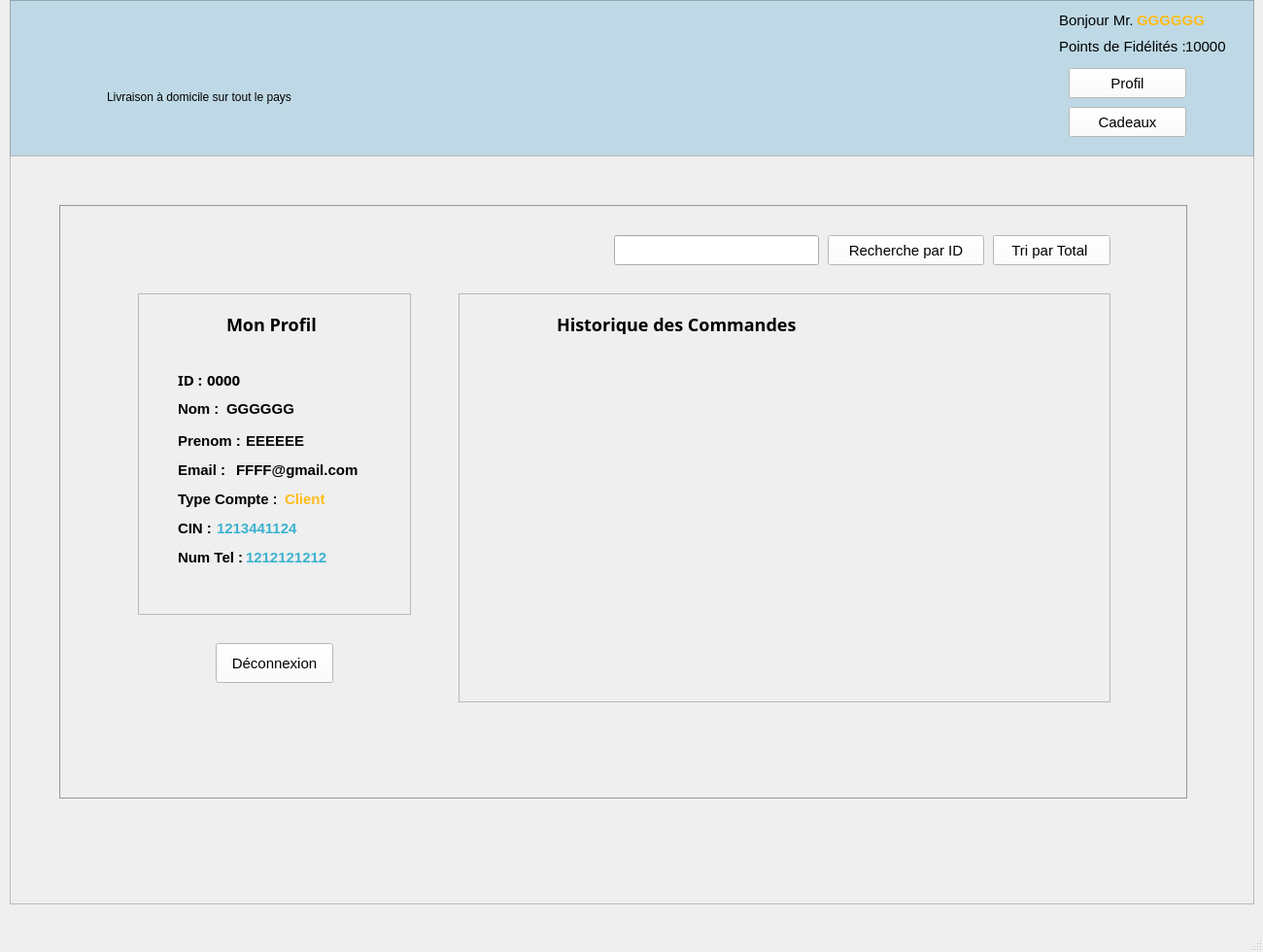
<?xml version="1.0" encoding="UTF-8"?>
<ui version="4.0">
 <class>client</class>
 <widget class="QMainWindow" name="client">
  <property name="geometry">
   <rect>
    <x>0</x>
    <y>0</y>
    <width>1300</width>
    <height>980</height>
   </rect>
  </property>
  <property name="windowTitle">
   <string>MainWindow</string>
  </property>
  <property name="styleSheet">
   <string notr="true">*{
font-family: 'Montserrat', sans-serif !important;  
font-size : 15px ;
}

#frame {
background: #BED9E5 ; 
}

#navbar_livraison {

font-size : 12px ; 
}

QPushButton {
background : #FFFFFF ; 
box-shadow:  0  0 30px white ;
transition: all 0.4s ;
}

QPushButton:hover {
background : #45A4CD ; 
}

#navbar_login {
background : #358612  ; 
color: white   ; 
}
#navbar_login:hover{
background : #A8D5B1   ; 
color: black   ; 
}
#navbar_signup {
background : #2B5F14  !important ; 
color: white !important ; 
}
#navbar_signup:hover {
background : #A8D5B1   ; 
color: black   ; 
}

#label_email{
font-size : 17px ; 
}
#label_password{
font-size : 17px ; 
}
#groupBox{
font-size : 19px ; 
color : #377DAC ; 
font-weight : bold ; 
}</string>
  </property>
  <widget class="QWidget" name="centralwidget">
   <widget class="QFrame" name="frame">
    <property name="geometry">
     <rect>
      <x>10</x>
      <y>0</y>
      <width>1281</width>
      <height>161</height>
     </rect>
    </property>
    <property name="frameShape">
     <enum>QFrame::StyledPanel</enum>
    </property>
    <property name="frameShadow">
     <enum>QFrame::Raised</enum>
    </property>
    <widget class="QLabel" name="logopic1">
     <property name="geometry">
      <rect>
       <x>10</x>
       <y>0</y>
       <width>311</width>
       <height>111</height>
      </rect>
     </property>
     <property name="text">
      <string/>
     </property>
    </widget>
    <widget class="QLabel" name="navbar_livraison">
     <property name="geometry">
      <rect>
       <x>100</x>
       <y>90</y>
       <width>241</width>
       <height>20</height>
      </rect>
     </property>
     <property name="text">
      <string>Livraison à domicile sur tout le pays</string>
     </property>
    </widget>
    <widget class="QPushButton" name="navbar_Accueil">
     <property name="geometry">
      <rect>
       <x>1090</x>
       <y>110</y>
       <width>121</width>
       <height>31</height>
      </rect>
     </property>
     <property name="text">
      <string>Cadeaux</string>
     </property>
    </widget>
    <widget class="QLabel" name="navbar_card">
     <property name="geometry">
      <rect>
       <x>1000</x>
       <y>10</y>
       <width>71</width>
       <height>51</height>
      </rect>
     </property>
     <property name="text">
      <string/>
     </property>
    </widget>
    <widget class="QLabel" name="label">
     <property name="geometry">
      <rect>
       <x>1080</x>
       <y>10</y>
       <width>81</width>
       <height>21</height>
      </rect>
     </property>
     <property name="text">
      <string>Bonjour Mr.</string>
     </property>
    </widget>
    <widget class="QLabel" name="nom_agent">
     <property name="geometry">
      <rect>
       <x>1160</x>
       <y>10</y>
       <width>81</width>
       <height>21</height>
      </rect>
     </property>
     <property name="styleSheet">
      <string notr="true">#nom_agent {
color : #FFBC1C ; 
font-weight : bold ; 

}</string>
     </property>
     <property name="text">
      <string>GGGGGG</string>
     </property>
    </widget>
    <widget class="QPushButton" name="navbar_Sant_2">
     <property name="geometry">
      <rect>
       <x>1090</x>
       <y>70</y>
       <width>121</width>
       <height>31</height>
      </rect>
     </property>
     <property name="text">
      <string>Profil</string>
     </property>
    </widget>
    <widget class="QLabel" name="label_3">
     <property name="geometry">
      <rect>
       <x>1080</x>
       <y>40</y>
       <width>141</width>
       <height>16</height>
      </rect>
     </property>
     <property name="text">
      <string>Points de Fidélités : </string>
     </property>
    </widget>
    <widget class="QLabel" name="total_panier">
     <property name="geometry">
      <rect>
       <x>1210</x>
       <y>40</y>
       <width>56</width>
       <height>16</height>
      </rect>
     </property>
     <property name="text">
      <string>10000</string>
     </property>
    </widget>
   </widget>
   <widget class="QScrollArea" name="scrollArea">
    <property name="geometry">
     <rect>
      <x>10</x>
      <y>160</y>
      <width>1281</width>
      <height>771</height>
     </rect>
    </property>
    <property name="widgetResizable">
     <bool>true</bool>
    </property>
    <widget class="QWidget" name="scrollAreaWidgetContents">
     <property name="geometry">
      <rect>
       <x>0</x>
       <y>0</y>
       <width>1279</width>
       <height>769</height>
      </rect>
     </property>
     <widget class="QStackedWidget" name="stackedWidget">
      <property name="geometry">
       <rect>
        <x>0</x>
        <y>0</y>
        <width>1281</width>
        <height>771</height>
       </rect>
      </property>
      <property name="currentIndex">
       <number>0</number>
      </property>
      <widget class="QWidget" name="client_profil">
       <widget class="QScrollArea" name="scrollArea_3">
        <property name="geometry">
         <rect>
          <x>50</x>
          <y>50</y>
          <width>1161</width>
          <height>611</height>
         </rect>
        </property>
        <property name="styleSheet">
         <string notr="true">#scrollArea_3 {
background : #C3C3C3 !important ; 
}</string>
        </property>
        <property name="widgetResizable">
         <bool>true</bool>
        </property>
        <widget class="QWidget" name="scrollAreaWidgetContents_3">
         <property name="geometry">
          <rect>
           <x>0</x>
           <y>0</y>
           <width>1159</width>
           <height>609</height>
          </rect>
         </property>
         <widget class="QScrollArea" name="scrollArea_4">
          <property name="geometry">
           <rect>
            <x>80</x>
            <y>90</y>
            <width>281</width>
            <height>331</height>
           </rect>
          </property>
          <property name="styleSheet">
           <string notr="true">QLabel{
font-size : 15px ; 
font-weight : bold ; 
}

#monprofil_agent {
font-size : 18px ; 

}
#profil_typeclient {
color : #FFBC1C ; 
}
#label_58,#label_54 {
color : #3CB2D0 ; 
}

#button_deconnecter {
background : #7BE489 ; 
}
#button_deconnecter:hover {
background : #B3E9BA ; 
}</string>
          </property>
          <property name="widgetResizable">
           <bool>true</bool>
          </property>
          <widget class="QWidget" name="scrollAreaWidgetContents_4">
           <property name="geometry">
            <rect>
             <x>0</x>
             <y>0</y>
             <width>279</width>
             <height>329</height>
            </rect>
           </property>
           <widget class="QLabel" name="label_5">
            <property name="geometry">
             <rect>
              <x>40</x>
              <y>80</y>
              <width>31</width>
              <height>16</height>
             </rect>
            </property>
            <property name="font">
             <font>
              <family>Montserrat</family>
              <pointsize>-1</pointsize>
              <weight>75</weight>
              <bold>true</bold>
             </font>
            </property>
            <property name="text">
             <string>ID : </string>
            </property>
           </widget>
           <widget class="QLabel" name="label_47">
            <property name="geometry">
             <rect>
              <x>40</x>
              <y>110</y>
              <width>51</width>
              <height>16</height>
             </rect>
            </property>
            <property name="text">
             <string>Nom : </string>
            </property>
           </widget>
           <widget class="QLabel" name="label_48">
            <property name="geometry">
             <rect>
              <x>40</x>
              <y>140</y>
              <width>71</width>
              <height>21</height>
             </rect>
            </property>
            <property name="text">
             <string>Prenom : </string>
            </property>
           </widget>
           <widget class="QLabel" name="label_49">
            <property name="geometry">
             <rect>
              <x>40</x>
              <y>170</y>
              <width>61</width>
              <height>21</height>
             </rect>
            </property>
            <property name="text">
             <string>Email : </string>
            </property>
           </widget>
           <widget class="QLabel" name="label_50">
            <property name="geometry">
             <rect>
              <x>40</x>
              <y>200</y>
              <width>101</width>
              <height>21</height>
             </rect>
            </property>
            <property name="text">
             <string>Type Compte : </string>
            </property>
           </widget>
           <widget class="QLabel" name="label_51">
            <property name="geometry">
             <rect>
              <x>40</x>
              <y>230</y>
              <width>41</width>
              <height>21</height>
             </rect>
            </property>
            <property name="text">
             <string>CIN :</string>
            </property>
           </widget>
           <widget class="QLabel" name="label_52">
            <property name="geometry">
             <rect>
              <x>40</x>
              <y>260</y>
              <width>71</width>
              <height>21</height>
             </rect>
            </property>
            <property name="text">
             <string>Num Tel :</string>
            </property>
           </widget>
           <widget class="QLabel" name="monprofil_agent">
            <property name="geometry">
             <rect>
              <x>90</x>
              <y>20</y>
              <width>111</width>
              <height>21</height>
             </rect>
            </property>
            <property name="font">
             <font>
              <family>Montserrat</family>
              <pointsize>-1</pointsize>
              <weight>75</weight>
              <bold>true</bold>
             </font>
            </property>
            <property name="text">
             <string>Mon Profil</string>
            </property>
           </widget>
           <widget class="QLabel" name="label_53">
            <property name="geometry">
             <rect>
              <x>100</x>
              <y>170</y>
              <width>131</width>
              <height>21</height>
             </rect>
            </property>
            <property name="text">
             <string>FFFF@gmail.com</string>
            </property>
           </widget>
           <widget class="QLabel" name="label_54">
            <property name="geometry">
             <rect>
              <x>110</x>
              <y>260</y>
              <width>101</width>
              <height>21</height>
             </rect>
            </property>
            <property name="text">
             <string>1212121212</string>
            </property>
           </widget>
           <widget class="QLabel" name="label_55">
            <property name="geometry">
             <rect>
              <x>90</x>
              <y>110</y>
              <width>91</width>
              <height>16</height>
             </rect>
            </property>
            <property name="text">
             <string>GGGGGG</string>
            </property>
           </widget>
           <widget class="QLabel" name="label_56">
            <property name="geometry">
             <rect>
              <x>110</x>
              <y>140</y>
              <width>71</width>
              <height>21</height>
             </rect>
            </property>
            <property name="text">
             <string>EEEEEE</string>
            </property>
           </widget>
           <widget class="QLabel" name="label_57">
            <property name="geometry">
             <rect>
              <x>70</x>
              <y>80</y>
              <width>41</width>
              <height>16</height>
             </rect>
            </property>
            <property name="font">
             <font>
              <family>Montserrat</family>
              <pointsize>-1</pointsize>
              <weight>75</weight>
              <bold>true</bold>
             </font>
            </property>
            <property name="text">
             <string>0000</string>
            </property>
           </widget>
           <widget class="QLabel" name="label_58">
            <property name="geometry">
             <rect>
              <x>80</x>
              <y>230</y>
              <width>121</width>
              <height>21</height>
             </rect>
            </property>
            <property name="text">
             <string>1213441124</string>
            </property>
           </widget>
           <widget class="QLabel" name="profil_typeclient">
            <property name="geometry">
             <rect>
              <x>150</x>
              <y>200</y>
              <width>101</width>
              <height>21</height>
             </rect>
            </property>
            <property name="text">
             <string>Client</string>
            </property>
           </widget>
          </widget>
         </widget>
         <widget class="QScrollArea" name="scrollArea_5">
          <property name="geometry">
           <rect>
            <x>410</x>
            <y>90</y>
            <width>671</width>
            <height>421</height>
           </rect>
          </property>
          <property name="styleSheet">
           <string notr="true">QLabel{
font-size : 15px ; 
font-weight : bold ; 
}

#monprofil_agent_2 {
font-size : 18px ; 

}
#profil_typeagent {
color : red ; 
}
#label_58,#label_54 {
color : #3CB2D0 ; 
}

#button_deconnecter {
background : #7BE489 ; 
}
#button_deconnecter:hover {
background : #B3E9BA ; 
}</string>
          </property>
          <property name="widgetResizable">
           <bool>true</bool>
          </property>
          <widget class="QWidget" name="scrollAreaWidgetContents_5">
           <property name="geometry">
            <rect>
             <x>0</x>
             <y>0</y>
             <width>669</width>
             <height>419</height>
            </rect>
           </property>
           <widget class="QLabel" name="monprofil_agent_2">
            <property name="geometry">
             <rect>
              <x>100</x>
              <y>20</y>
              <width>311</width>
              <height>21</height>
             </rect>
            </property>
            <property name="font">
             <font>
              <family>Montserrat</family>
              <pointsize>-1</pointsize>
              <weight>75</weight>
              <bold>true</bold>
             </font>
            </property>
            <property name="text">
             <string>Historique des Commandes</string>
            </property>
           </widget>
          </widget>
         </widget>
         <widget class="QPushButton" name="button_deconnecter">
          <property name="geometry">
           <rect>
            <x>160</x>
            <y>450</y>
            <width>121</width>
            <height>41</height>
           </rect>
          </property>
          <property name="text">
           <string>Déconnexion</string>
          </property>
         </widget>
         <widget class="QPushButton" name="pushButton_triParTotalCLient">
          <property name="geometry">
           <rect>
            <x>960</x>
            <y>30</y>
            <width>121</width>
            <height>31</height>
           </rect>
          </property>
          <property name="text">
           <string>Tri par Total </string>
          </property>
         </widget>
         <widget class="QPushButton" name="pushButton_rechercheClientPanierID">
          <property name="geometry">
           <rect>
            <x>790</x>
            <y>30</y>
            <width>161</width>
            <height>31</height>
           </rect>
          </property>
          <property name="text">
           <string>Recherche par ID</string>
          </property>
         </widget>
         <widget class="QLineEdit" name="input_IDpanier">
          <property name="geometry">
           <rect>
            <x>570</x>
            <y>30</y>
            <width>211</width>
            <height>31</height>
           </rect>
          </property>
         </widget>
        </widget>
       </widget>
      </widget>
      <widget class="QWidget" name="page_2"/>
      <widget class="QWidget" name="cadeaux_client"/>
     </widget>
    </widget>
   </widget>
  </widget>
  <widget class="QMenuBar" name="menubar">
   <property name="geometry">
    <rect>
     <x>0</x>
     <y>0</y>
     <width>1300</width>
     <height>23</height>
    </rect>
   </property>
  </widget>
  <widget class="QStatusBar" name="statusbar"/>
 </widget>
 <resources/>
 <connections/>
</ui>
